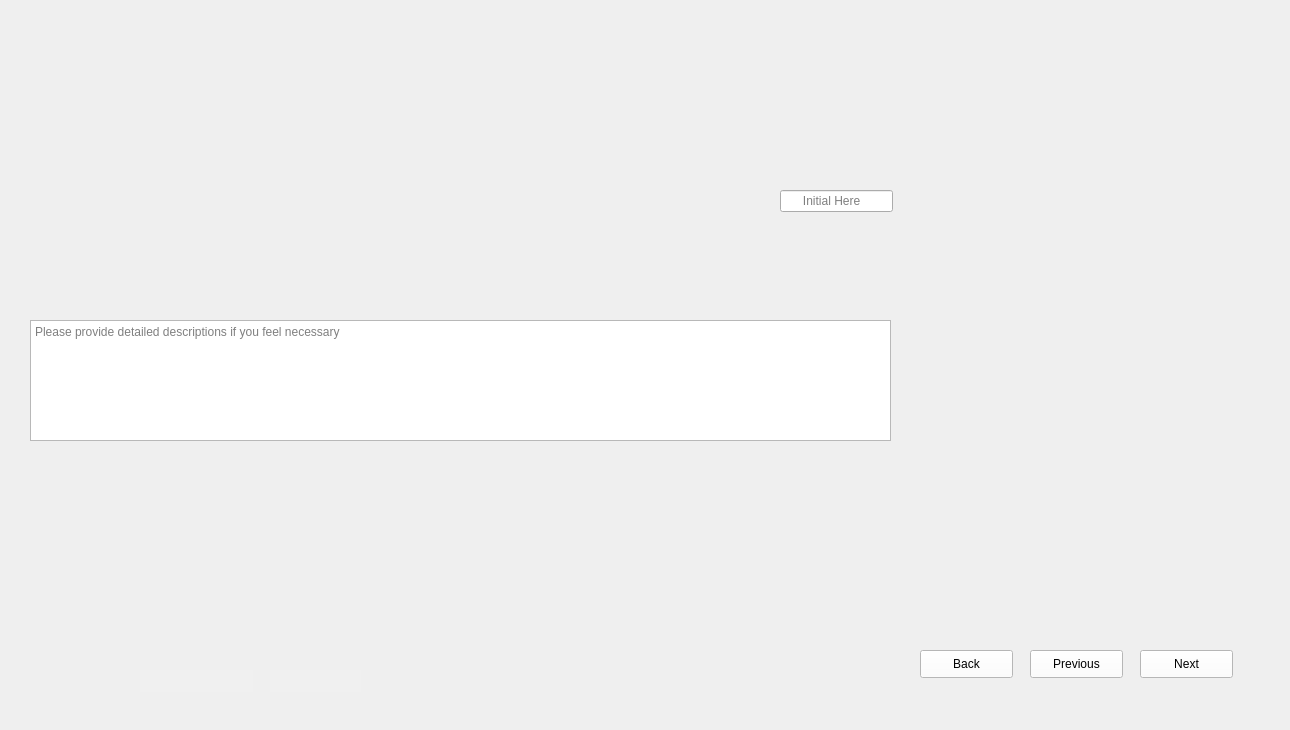
<?xml version="1.0" encoding="UTF-8"?>
<ui version="4.0">
 <class>Form</class>
 <widget class="QWidget" name="Form">
  <property name="geometry">
   <rect>
    <x>0</x>
    <y>0</y>
    <width>1290</width>
    <height>730</height>
   </rect>
  </property>
  <property name="windowTitle">
   <string>Form</string>
  </property>
  <widget class="QLabel" name="label">
   <property name="geometry">
    <rect>
     <x>0</x>
     <y>0</y>
     <width>1290</width>
     <height>730</height>
    </rect>
   </property>
   <property name="styleSheet">
    <string notr="true">background-image: url(:/images/images/Fill Second Pillars and Frame_1.png);</string>
   </property>
   <property name="text">
    <string/>
   </property>
  </widget>
  <widget class="QLineEdit" name="lineEdit_Initials">
   <property name="geometry">
    <rect>
     <x>780</x>
     <y>190</y>
     <width>113</width>
     <height>22</height>
    </rect>
   </property>
   <property name="placeholderText">
    <string>      Initial Here</string>
   </property>
  </widget>
  <widget class="QTextEdit" name="textEdit_Comments">
   <property name="geometry">
    <rect>
     <x>30</x>
     <y>320</y>
     <width>861</width>
     <height>121</height>
    </rect>
   </property>
   <property name="placeholderText">
    <string>Please provide detailed descriptions if you feel necessary </string>
   </property>
  </widget>
  <widget class="QLineEdit" name="lineEdit_Dates">
   <property name="geometry">
    <rect>
     <x>140</x>
     <y>670</y>
     <width>113</width>
     <height>22</height>
    </rect>
   </property>
   <property name="styleSheet">
    <string notr="true">QLineEdit{
background-color: rgb(240, 240, 240);
border: none;
}</string>
   </property>
  </widget>
  <widget class="QLineEdit" name="lineEdit_Steps">
   <property name="geometry">
    <rect>
     <x>270</x>
     <y>670</y>
     <width>91</width>
     <height>22</height>
    </rect>
   </property>
   <property name="styleSheet">
    <string notr="true">QLineEdit{
background-color: rgb(240, 240, 240);
border: none;
}</string>
   </property>
  </widget>
  <widget class="QPushButton" name="pushButton_Next">
   <property name="geometry">
    <rect>
     <x>1140</x>
     <y>650</y>
     <width>93</width>
     <height>28</height>
    </rect>
   </property>
   <property name="styleSheet">
    <string notr="true">QPushButton{
background-color: rgb(255, 255, 255);
height: 35px;
}
QPushButton::hover{
background-color: rgb(0, 0, 255);
}
QPushButton:pressed{
padding-top:7px;
padding-top:7px;
}</string>
   </property>
   <property name="text">
    <string>Next</string>
   </property>
  </widget>
  <widget class="QPushButton" name="pushButton_Previous">
   <property name="geometry">
    <rect>
     <x>1030</x>
     <y>650</y>
     <width>93</width>
     <height>28</height>
    </rect>
   </property>
   <property name="styleSheet">
    <string notr="true">QPushButton{
background-color: rgb(255, 255, 255);
height: 35px;
}
QPushButton::hover{
background-color: rgb(0, 0, 255);
}
QPushButton:pressed{
padding-top:7px;
padding-top:7px;
}</string>
   </property>
   <property name="text">
    <string>Previous</string>
   </property>
  </widget>
  <widget class="QPushButton" name="pushButton_Back">
   <property name="geometry">
    <rect>
     <x>920</x>
     <y>650</y>
     <width>93</width>
     <height>28</height>
    </rect>
   </property>
   <property name="styleSheet">
    <string notr="true">QPushButton{
background-color: rgb(255, 255, 255);
height: 35px;
}
QPushButton::hover{
background-color: rgb(0, 0, 255);
}
QPushButton:pressed{
padding-top:7px;
padding-top:7px;
}</string>
   </property>
   <property name="text">
    <string>Back</string>
   </property>
  </widget>
 </widget>
 <resources>
  <include location="D:/ECED4901SYPIIFiles/SNYProject/UI_design/LoginUI_Design/resource.qrc"/>
 </resources>
 <connections/>
</ui>
